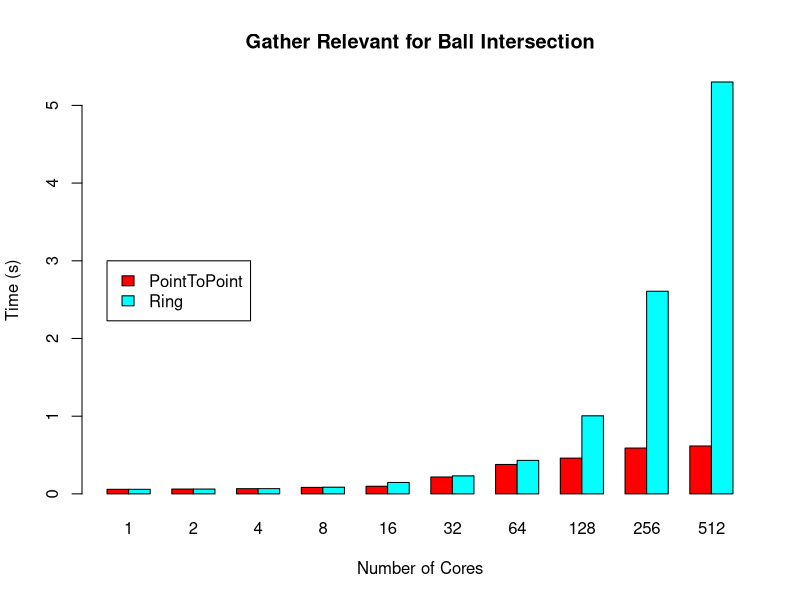

Reproduce this figure in R.
#! /usr/bin/env Rscript

x <- read.csv('gatherRelevantBallIntersectionTime.csv', row.names='Cores')
png('GatherRelevantBallIntersectionTime.png')
barplot(t(as.matrix(x)), beside=T, col=rainbow(ncol(x)),
        main='Gather Relevant for Ball Intersection',
        xlab='Number of Cores',
        ylab='Time (s)')
#        log='y')
legend(1, 3, names(x), fill=rainbow(ncol(x)))
dev.off()
